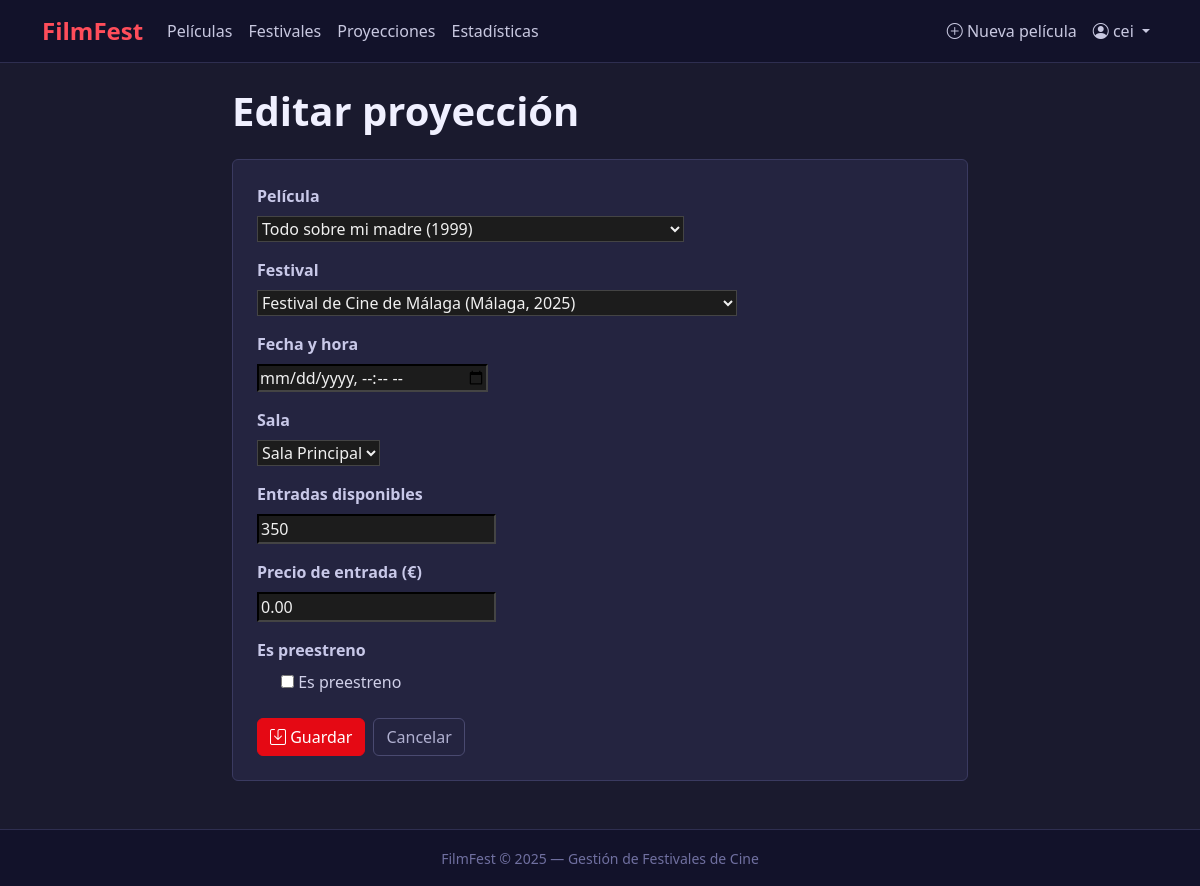
/proyecciones/13/editar/ (signed in), run on the app's committed database.
### festival/models.py (models this page shows, shortened)
class Proyeccion(models.Model):
    pelicula = models.ForeignKey(
        Pelicula,
        on_delete=models.CASCADE,
        related_name='proyecciones',
        verbose_name='Película'
    )
    festival = models.ForeignKey(
        Festival,
        on_delete=models.CASCADE,
        related_name='proyecciones',
        verbose_name='Festival'
    )
    fecha_hora = models.DateTimeField(
        verbose_name='Fecha y hora'
    )
    sala = models.CharField(
        max_length=30,
        choices=SALAS,
        verbose_name='Sala'
    )
    entradas_disponibles = models.PositiveIntegerField(
        verbose_name='Entradas disponibles'
    )
    precio_entrada = models.DecimalField(
        max_digits=6,
        decimal_places=2,
        default=0.00,
        verbose_name='Precio de entrada (€)'
    )
    es_preestreno = models.BooleanField(
        default=False,
        verbose_name='Es preestreno'
    )
    class Meta:
        verbose_name = 'Proyección'
        verbose_name_plural = 'Proyecciones'
        ordering = ['fecha_hora']
        unique_together = [['festival', 'sala', 'fecha_hora']]

### festival/views.py (the view)
# urls.py: path('proyecciones/<int:pk>/editar/', views.editar_proyeccion, name='editar_proyeccion'),
@login_required
def editar_proyeccion(request, pk):
    proyeccion = get_object_or_404(Proyeccion, pk=pk)
    if request.method == 'POST':
        form = ProyeccionForm(request.POST, instance=proyeccion)
        if form.is_valid():
            form.save()
            messages.success(request, 'Proyección actualizada.')
            return redirect('detalle_proyeccion', pk=pk)
    else:
        form = ProyeccionForm(instance=proyeccion)
    return render(request, 'festival/proyeccion_form.html', {'form': form, 'titulo': 'Editar proyección', 'proyeccion': proyeccion})

### festival/forms.py (shortened to what this page needs)
class ProyeccionForm(forms.ModelForm):
    class Meta:
        model = Proyeccion
        fields = ['pelicula', 'festival', 'fecha_hora', 'sala', 'entradas_disponibles', 'precio_entrada', 'es_preestreno']
        widgets = {
            'fecha_hora': forms.DateTimeInput(attrs={'type': 'datetime-local'}),
        }
        error_messages = {
            'pelicula': {
                'required': 'Debes seleccionar una película para la proyección.',
            },
            'festival': {
                'required': 'Debes seleccionar el festival donde se proyectará.',
            },
            'fecha_hora': {
                'required': 'La fecha y hora de la proyección son obligatorias.',
                'invalid': 'Introduce una fecha y hora válidas.',
            },
            'sala': {
                'required': 'Debes seleccionar una sala.',
            },
            'entradas_disponibles': {
                'required': 'El número de entradas disponibles es obligatorio.',
                'invalid': 'Introduce un número entero positivo.',
            },
            'precio_entrada': {
                'invalid': 'Introduce un precio válido.',
            },
        }

### festival/models.py (called while the page is built)
    def __str__(self):
        return f'{self.titulo} ({self.anio})'

    def __str__(self):
        return f'{self.nombre} ({self.ciudad}, {self.fecha_inicio.year})'

### festival/templates/festival/proyeccion_form.html (shortened to what this page needs)
{% extends 'festival/pelicula_form.html' %}

### festival/templates/festival/pelicula_form.html (shortened to what this page needs)
{% extends 'base.html' %}
{% block content %}
<div class="row justify-content-center">
    <div class="col-md-8">
        <h1 class="fw-bold mb-4">{{ titulo }}</h1>
        <div class="card p-4">
            <form method="post" novalidate>
                {% for field in form %}
                <div class="mb-3">
                    <label for="{{ field.id_for_label }}" class="form-label fw-semibold">{{ field.label }}</label>
                    <div>
                        {% if field.field.widget.input_type == 'checkbox' %}
                            <div class="form-check">
                                {{ field }}
                                <label class="form-check-label" for="{{ field.id_for_label }}">{{ field.label }}</label>
                            </div>
                        {% else %}
                            {% if field.errors %}
                                <input type="{{ field.field.widget.input_type|default:'text' }}"
                                       name="{{ field.html_name }}"
                                       id="{{ field.id_for_label }}"
                                       value="{{ field.value|default:'' }}"
                                       class="form-control bg-dark text-light border-danger"
                                       {% for attr, val in field.field.widget.attrs.items %}{{ attr }}="{{ val }}"{% endfor %}>
                            {% else %}
                                {{ field }}
                            {% endif %}
                        {% endif %}
                    </div>
                </div>
                {% endfor %}
                <div class="d-flex gap-2 mt-4">
                    <button type="submit" class="btn btn-danger">
                        <i class="bi bi-save"></i> Guardar
                    </button>
                    <a href="javascript:history.back()" class="btn btn-outline-secondary">Cancelar</a>
                </div>
            </form>
        </div>
    </div>
</div>
{% endblock %}

### festival/templates/base.html (shortened to what this page needs)
<!DOCTYPE html>
<html lang="es">
<head>
    <link href="https://cdn.jsdelivr.net/npm/bootstrap@5.3.0/dist/css/bootstrap.min.css" rel="stylesheet">
    <link href="https://cdn.jsdelivr.net/npm/bootstrap-icons@1.10.5/font/bootstrap-icons.css" rel="stylesheet">
</head>
<body>
<nav class="navbar navbar-expand-lg navbar-dark mb-4">
    <div class="container">
        <a class="navbar-brand" href="{% url 'home' %}">FilmFest</a>
        <div class="collapse navbar-collapse" id="navMenu">
            <ul class="navbar-nav me-auto">
                <li class="nav-item"><a class="nav-link" href="{% url 'lista_peliculas' %}">Películas</a></li>
                <li class="nav-item"><a class="nav-link" href="{% url 'lista_festivales' %}">Festivales</a></li>
                <li class="nav-item"><a class="nav-link" href="{% url 'lista_proyecciones' %}">Proyecciones</a></li>
                <li class="nav-item"><a class="nav-link" href="{% url 'estadisticas' %}">Estadísticas</a></li>
            </ul>
            <ul class="navbar-nav">
                {% if user.is_authenticated %}
                    <li class="nav-item">
                        <a class="nav-link" href="{% url 'crear_pelicula' %}"><i class="bi bi-plus-circle"></i> Nueva película</a>
                    </li>
                    <li class="nav-item dropdown">
                        <a class="nav-link dropdown-toggle" href="#" data-bs-toggle="dropdown">
                            <i class="bi bi-person-circle"></i> {{ user.first_name|default:user.username }}
                        </a>
                    </li>
                {% else %}
                    <li class="nav-item"><a class="nav-link" href="{% url 'login' %}">Iniciar sesión</a></li>
                    <li class="nav-item"><a class="nav-link" href="{% url 'registro' %}">Registrarse</a></li>
                {% endif %}
            </ul>
        </div>
    </div>
</nav>
<main class="container">
    {% block content %}{% endblock %}
</main>
<footer class="py-3 mt-5">
    <div class="container text-center">
        <small>FilmFest &copy; 2025 — Gestión de Festivales de Cine</small>
    </div>
</footer>
</body>
</html>

### festival/templates/base.html (style rules this page uses)
body { background-color: #1a1a2e; color: #e8e8f0; }
.navbar { background-color: #12122a !important; border-bottom: 1px solid #2e2e50; }
.navbar-brand { color: #ff4d5a !important; font-weight: 700; font-size: 1.5rem; }
.nav-link { color: #c8c8e0 !important; }
.card { background-color: #242440; border: 1px solid #3a3a60; color: #e8e8f0; }
h1, h2, h3, h4, h5, h6 { color: #f0f0ff; }
p, li, td, th, label { color: #d0d0e8; }
small { color: #a0a0c8; }
.btn-danger { background-color: #e50914; border-color: #e50914; color: #fff; }
.btn-outline-secondary { color: #b0b0d0; border-color: #4a4a70; }
input, select, textarea { background-color: #2a2a4a !important; color: #e8e8f0 !important; border-color: #4a4a70 !important; }
input::placeholder, textarea::placeholder { color: #7878a8 !important; }
.form-label { color: #c8c8e8 !important; }
footer { background-color: #12122a; border-top: 1px solid #2e2e50; margin-top: 3rem; }
footer small { color: #7070a0; }

### festival/templates/festival/pelicula_form.html (style rules this page uses)
input, select, textarea { background-color: #1c1c1c !important; color: #f0f0f0 !important; border-color: #444 !important; }

### data on the page
Proyeccion: form "Todo sobre mi madre (1999)" "Festival de Cine de Málaga (Málaga, 2025)" "Sala Principal" "350" "0.00"

### other printed values
{{ user.first_name|default:user.username }} "cei"
{{ titulo }} "Editar proyección"
{{ field.label }} "Película" "Festival" "Fecha y hora" "Sala" "Entradas disponibles" "Precio de entrada (€)" "Es preestreno"
{{ field.label }} "Es preestreno"
